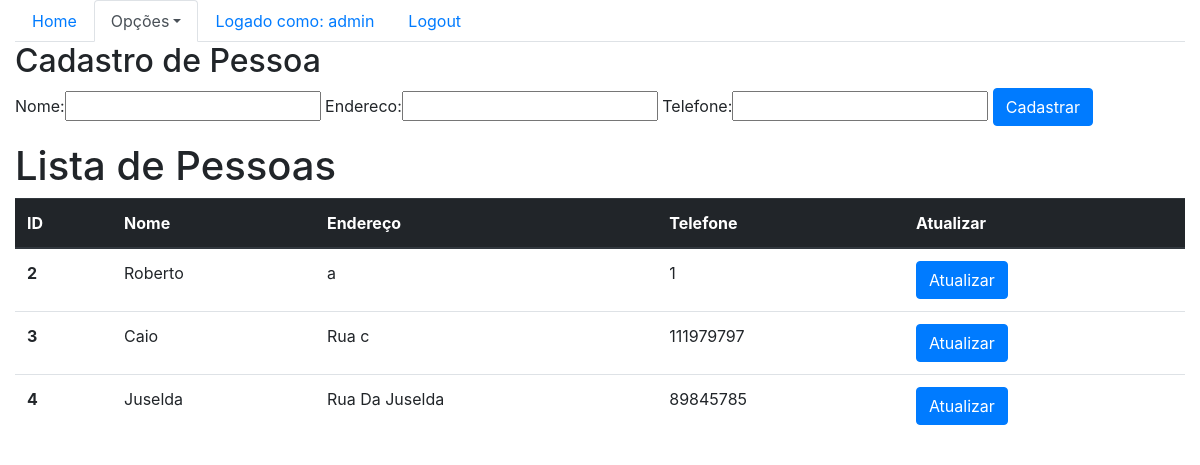
Page /sistema/pessoas/ (signed in) on the earlier database version.
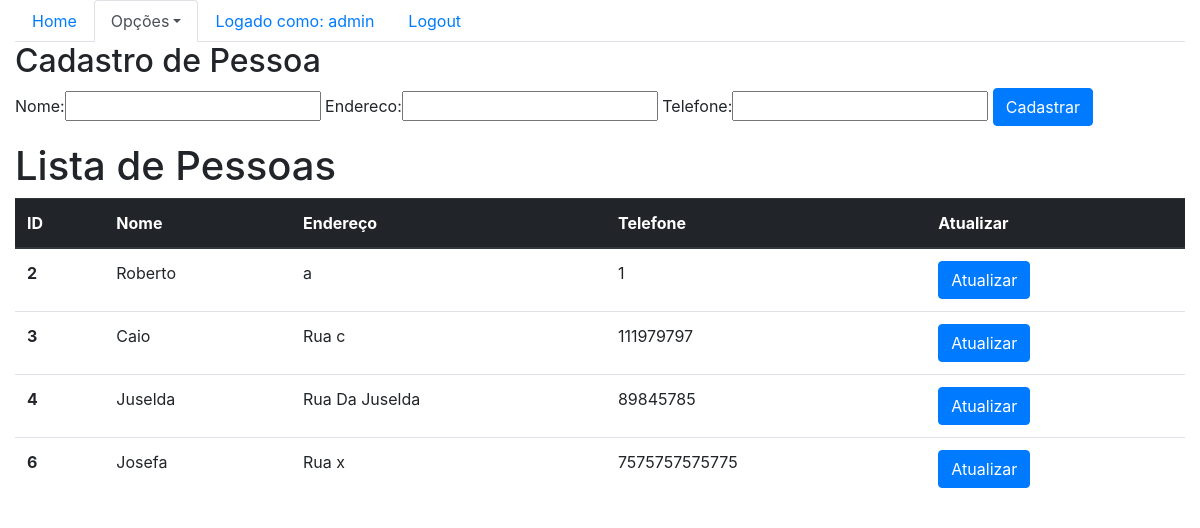
Same page on the later database version.
### core/models.py (models this page shows, shortened)
class Pessoa(models.Model):
    nome = models.CharField(max_length=100)
    endereco = models.CharField(max_length=200)
    telefone = models.CharField(max_length=20)

### core/views.py (the view)
@login_required
def lista_pessoas(request):
    pessoas = Pessoa.objects.all()
    p_form = PessoasForm()
    p_data = {'pessoas': pessoas, 'p_form': p_form}
    return render(request, 'core/lista_pessoas.html', p_data)

### core/forms.py
class PessoasForm(ModelForm):
    class Meta:
        model = Pessoa
        fields = '__all__'

### core/templates/core/lista_pessoas.html (shortened to what this page needs)
{% extends 'base.html' %}
{% load bootstrap %}
{% block menu %}
    <ul class="nav nav-tabs">
        <li class="nav-item">
            <a class="nav-link" href="{% url 'core_home' %}">Home</a>
        </li>
        <li class="nav-item dropdown">
            <a class="nav-link dropdown-toggle active" data-toggle="dropdown" href="#" role="button" aria-haspopup="true" aria-expanded="false">Opções</a>
        </li>
        {% if user.is_authenticated %}
            <li class="nav-item">
                <a class="nav-link" href="#">Logado como: {{ user }}</a>
            </li>
            <li class="nav-item">
                <a class="nav-link" href="{% url 'logout' %}">Logout</a>
            </li>
            {% else %}
            <li class="nav-item">
                <a class="nav-link" href="{% url 'login' %}">Login</a>
            </li>
        {%endif%}
    </ul>
{% endblock %}
{% block main %}
<div class="row">
        <div class="col-sm-12">
            <h2>Cadastro de Pessoa</h2>
            <form action="{% url 'core_pessoa_novo' %}" method="POST">
                {{ p_form |bootstrap }}
                <button type="submit" class="btn btn-primary">Cadastrar</button>
            </form>
        <h1>Lista de Pessoas</h1>
                <table class="table">
                    <thead class="thead-dark">
                      <tr>
                        <th scope="col">ID</th>
                        <th scope="col">Nome</th>
                        <th scope="col">Endereço</th>
                        <th scope="col">Telefone</th>
                        <th scope="col">Atualizar</th>
                      </tr>
                    </thead>
                    <tbody>
                        {% for pessoa in pessoas %}
                            <tr>
                                <th scope="row">{{pessoa.id}}</th>
                                <td>{{pessoa.nome}}</td>
                                <td>{{pessoa.endereco}}</td>
                                <td>{{pessoa.telefone}}</td>
                                <td><a href="{% url 'core_pessoa_update' pessoa.id %}" class="btn btn-primary">Atualizar</a></td>
                            </tr>
                      {%endfor%}
                    </tbody>
                  </table>
        </div>
    </div>
{% endblock %}

Differences in the rows shown:
added Pessoa: id "6", nome "Josefa", endereco "Rua x", telefone "7575757575775"
